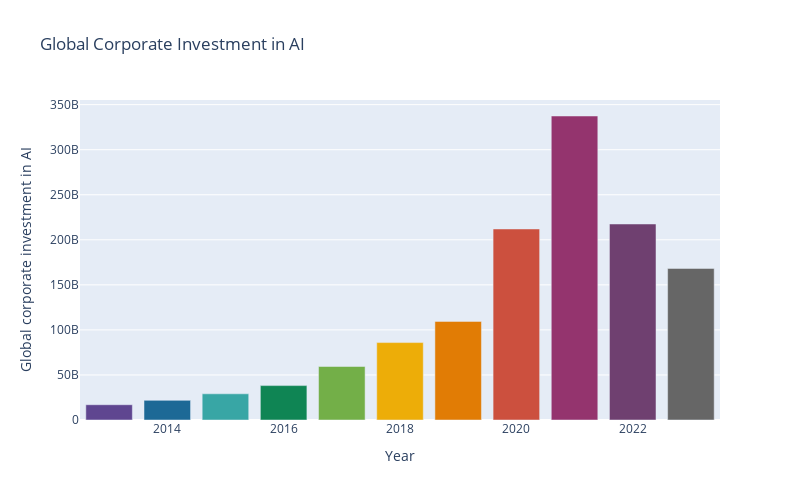

This figure's notebook cell:
### Markdown cell above
7. Change the color palette that is used to define the colors by using the input `color_continuous_scale`

### Code cell
fig = px.bar(df, x='Year', y='Global corporate investment in AI',
             color='Year',
             color_continuous_scale=px.colors.qualitative.Prism,
             height = 500, width = 800,
             title = 'Global Corporate Investment in AI')
fig.update_layout(coloraxis_showscale=False)
fig.show()

### Figure 1 — Plotly figure (JSON) as saved in the notebook; plotly's stock layout.template omitted (floating-point values rounded to 4 significant figures)
{"data": [{"alignmentgroup": "True", "hovertemplate": "Year=%{marker.color}<br>Global corporate investment in AI=%{y}<extra></extra>", "legendgroup": "", "marker": {"color": [2013, 2014, 2015, 2016, 2017, 2018, 2019, 2020, 2021, 2022, 2023], "coloraxis": "coloraxis", "pattern": {"shape": ""}}, "name": "", "offsetgroup": "", "orientation": "v", "showlegend": false, "textposition": "auto", "type": "bar", "x": [2013, 2014, 2015, 2016, 2017, 2018, 2019, 2020, 2021, 2022, 2023], "xaxis": "x", "y": [16947452403, 21793308879, 29072854359, 38183017584, 59385279935, 85918060475, 109455247701, 212002677904, 337400000000, 217540668864, 168219155540], "yaxis": "y"}], "layout": {"barmode": "relative", "coloraxis": {"colorbar": {"title": {"text": "Year"}}, "colorscale": [[0, "rgb(95, 70, 144)"], [0.1, "rgb(29, 105, 150)"], [0.2, "rgb(56, 166, 165)"], [0.3, "rgb(15, 133, 84)"], [0.4, "rgb(115, 175, 72)"], [0.5, "rgb(237, 173, 8)"], [0.6, "rgb(225, 124, 5)"], [0.7, "rgb(204, 80, 62)"], [0.8, "rgb(148, 52, 110)"], [0.9, "rgb(111, 64, 112)"], [1, "rgb(102, 102, 102)"]], "showscale": false}, "height": 500, "legend": {"tracegroupgap": 0}, "title": {"text": "Global Corporate Investment in AI"}, "width": 800, "xaxis": {"anchor": "y", "domain": [0, 1], "title": {"text": "Year"}}, "yaxis": {"anchor": "x", "domain": [0, 1], "title": {"text": "Global corporate investment in AI"}}}}
